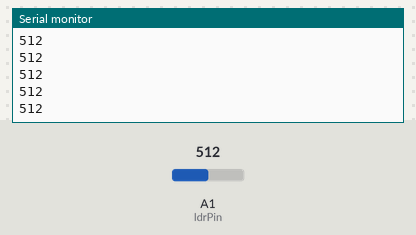
A sketch run on a simulated Arduino Uno, built with avr-gcc and run on an emulated ATmega328P. Parts: the last lines printed to the serial monitor. Inputs (shaded band) come from the test bench; at power-on: A1 (ldrPin) = 512.

Above: at 1.2 s.
1.3 s: A1 (ldrPin) set to 716
At 2.2 s:
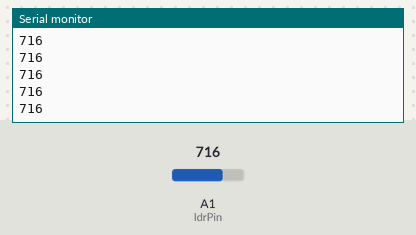
2.8 s: A1 (ldrPin) set to 900
At 3.8 s:
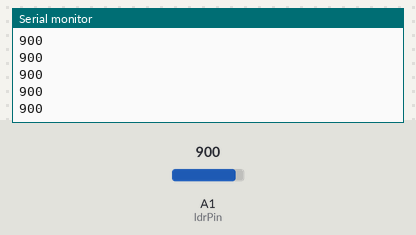
Timing chart, 0 to 5.8 s (numbered marks = the images above; inputs shaded):
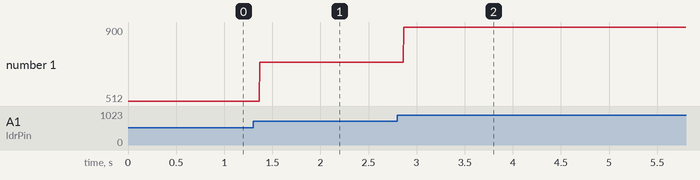

Measured:
- after the input at 1.3 s, the serial monitor: prints a new line after 0.07 s (image 1)
- after the input at 2.8 s, the serial monitor: prints a new line after 0.07 s (image 2)
- plotted number 1: 512 → 716 after the input at 1.3 s, 716 → 900 after the input at 2.8 s

The sketch:

threshold_checking_ode.ino
```cpp
const int ldrPin = A1;

void setup() {
  Serial.begin(9600);
  pinMode(ldrPin, INPUT);
}

void loop() {
  int lightLevel = analogRead(ldrPin);   // Read the analog value from LDR
  Serial.println(lightLevel);            // Print the value to Serial Monitor
  delay(4);                            // Small delay for readability
}
```
